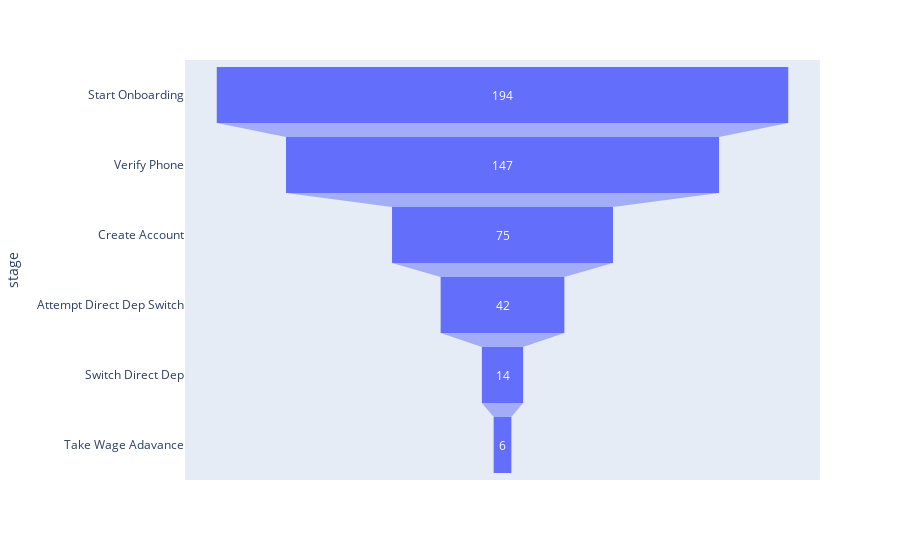

The code cell stored with this chart in its notebook:
### Code cell
data = dict(
    users=[194, 147, 75, 42, 14, 6],
    stage=["Start Onboarding", "Verify Phone", "Create Account", "Attempt Direct Dep Switch", "Switch Direct Dep", "Take Wage Adavance"])
fig = px.funnel(data, x='users', y='stage')
fig.show()

### Figure 1 — Plotly figure (JSON) as saved in the notebook; plotly's stock layout.template omitted (floating-point values rounded to 4 significant figures)
{"data": [{"hovertemplate": "users=%{x}<br>stage=%{y}<extra></extra>", "legendgroup": "", "marker": {"color": "#636efa"}, "name": "", "orientation": "h", "showlegend": false, "x": [194, 147, 75, 42, 14, 6], "xaxis": "x", "y": ["Start Onboarding", "Verify Phone", "Create Account", "Attempt Direct Dep Switch", "Switch Direct Dep", "Take Wage Adavance"], "yaxis": "y", "type": "funnel"}], "layout": {"xaxis": {"anchor": "y", "domain": [0, 1], "title": {"text": "users"}, "type": "linear", "range": [-107.8, 107.8], "autorange": true}, "yaxis": {"anchor": "x", "domain": [0, 1], "title": {"text": "stage"}, "type": "category", "range": [5.5, -0.5], "autorange": true}, "legend": {"tracegroupgap": 0}, "margin": {"t": 60}, "autosize": true}}
